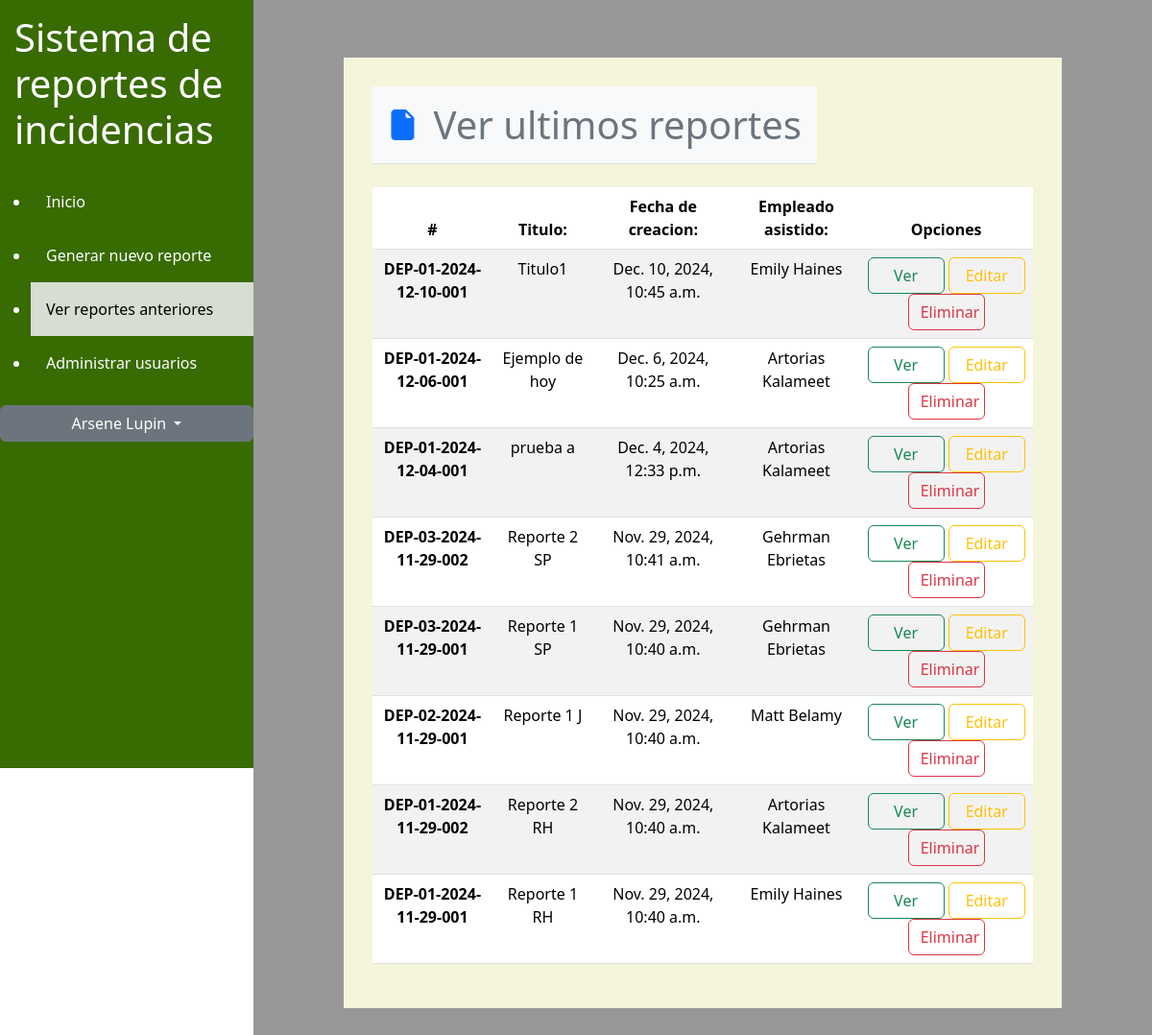
/viewReports/ (signed in), run on an earlier commit of the app's database.
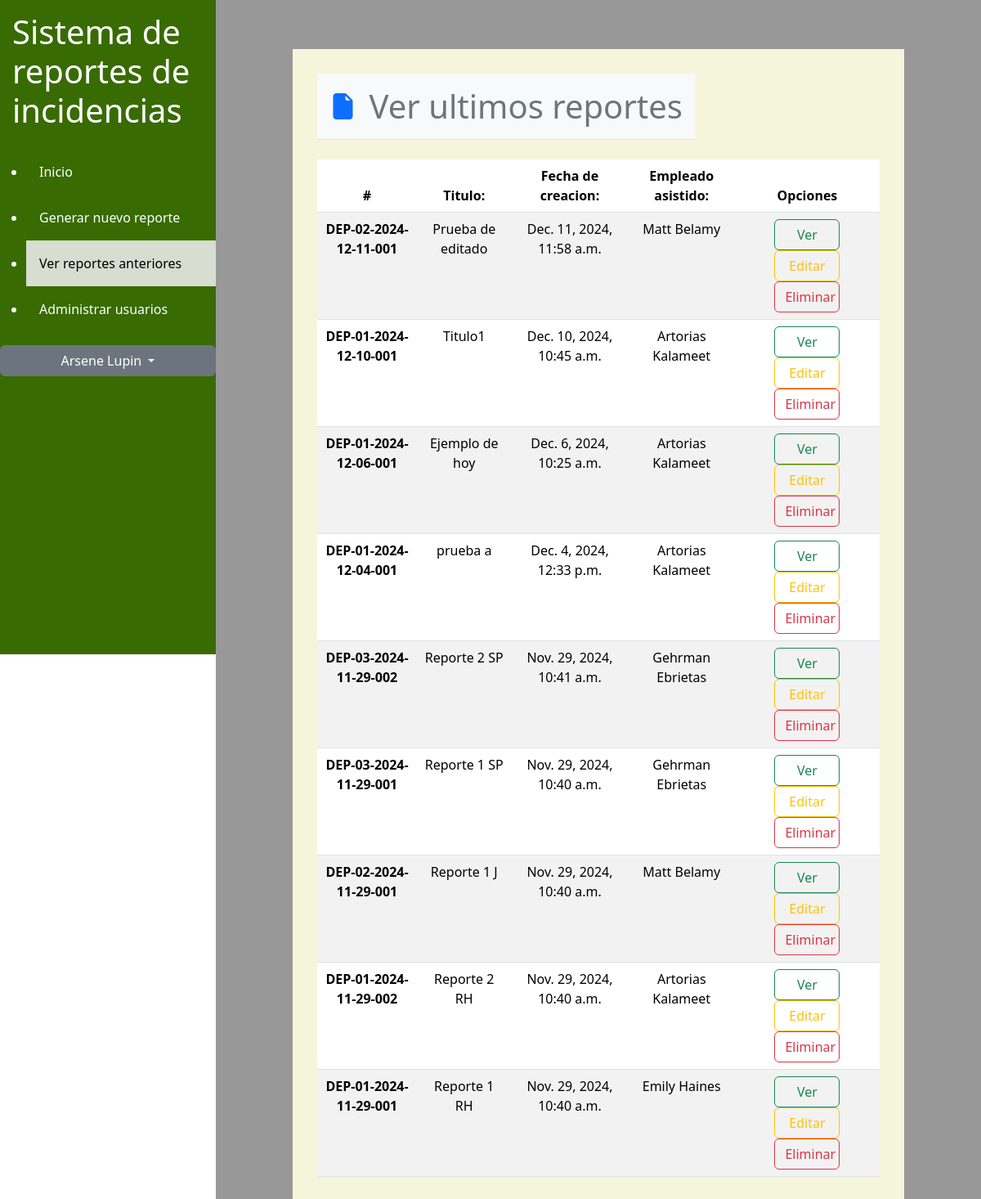
And on a later commit of the database.
### appIncidencias/models.py (models this page shows, shortened)
class Report(models.Model):
    title = models.CharField(max_length=50)
    summary = models.TextField()
    creation_date = models.DateTimeField(editable=False, default=datetime.now)
    tec_supp_emp = models.ForeignKey(settings.AUTH_USER_MODEL, on_delete=models.CASCADE)
    non_tec_emp = models.ForeignKey(Non_Tech_employee, on_delete=models.CASCADE)
    resolution_time = models.DurationField(null=True, blank=True, help_text="Duración que tomó resolver la incidencia")
    id = models.CharField(max_length=50, primary_key=True, editable=False)

class Non_Tech_employee(models.Model):
    pile_name = models.CharField(max_length=30)
    sur_name = models.CharField(max_length=30)
    department = models.ForeignKey(Department, on_delete=models.CASCADE)
    id = models.CharField(max_length=20, primary_key=True, editable=False)
    def __str__(self):
        return f"{self.pile_name} {self.sur_name}"

### appIncidencias/views.py (the view, shortened to what this page needs)
# urls.py: path('viewReports/', view_reports, name='viewReports'),
@login_required
def view_reports(request):
    if request.method == 'POST' and 'delete_report_id' in request.POST:
        report_id = request.POST['delete_report_id']
        report = get_object_or_404(Report, id=report_id)
        report.delete()
        return JsonResponse({'success': True})
    reports = Report.objects.all().order_by('-creation_date')[:10]
    context = {
        'reports': reports,
        'departments': Department.objects.all(),
        'employees': Non_Tech_employee.objects.all(),
    }
    return render(request, 'core/viewReports.html', context)

### appIncidencias/models.py (called while the page is built)
    def __str__(self):
        return self.dep_name

    def __str__(self):
        return f"{self.pile_name} {self.sur_name}"

### appIncidencias/templates/core/viewReports.html (shortened to what this page needs)
<!DOCTYPE html>
<html lang="es">
<head>
    <link rel="stylesheet" href="https://cdn.jsdelivr.net/npm/bootstrap-icons@1.11.3/font/bootstrap-icons.min.css">
    {% load bootstrap5 %}
    {% bootstrap_css %}
    {% load static %}
</head>
<body>
    <div class="left-menu">
        <h1>Sistema de reportes de incidencias</h1>
        <ul>
            <li><a href="{% url 'home' %}">Inicio</a></li>
            <li><a href="{% url 'addReports' %}">Generar nuevo reporte</a></li>
            <li><a class="active">Ver reportes anteriores</a></li>
            {% if user.is_admin %} <li><a href="{% url 'userManagment' %}">Administrar usuarios</a></li>{% endif %}
        </ul>
        <div class="btn-group dropright" style="width: 100%;">
            <button type="button" id="user-name" class="btn btn-secondary dropdown-toggle" data-bs-toggle="dropdown"
                aria-expanded="false" style="width: 100%;">
                {{ user }}
            </button>
        </div>
    </div>
    <div class="background-container">
        <div class="main-container">
            <div class="bg-light p-3 mb-4 border-bottom" style="display: inline-flex; align-items: center;">
                <i class="bi bi-file-earmark-fill me-3 text-primary" style="font-size: 2rem;"></i>
                <h1 class="m-0 text-secondary">Ver ultimos reportes</h1>
            </div>
            <table class="table table-striped" name="reports">
                <thead>
                    <tr>
                        <th scope="col">#</th>
                        <th scope="col">Titulo:</th>
                        <th scope="col">Fecha de creacion:</th>
                        <th scope="col">Empleado asistido:</th>
                        <th scope="col">Opciones</th>
                    </tr>
                </thead>
                <tbody>
                    {% for x in reports %}
                    <tr>
                        <th scope="row">{{x.id}}</th>
                        <td>{{x.title}}</td>
                        <td>{{x.creation_date}}</td>
                        <td>{{x.non_tec_emp}}</td>
                        <td><button type="button" class="btn btn-outline-success" data-toggle="modal"
                                data-target="#viewReports" data-id="{{ x.id }}" data-title="{{ x.title }}"
                                data-user="{{x.tec_supp_emp}}" data-summary="{{ x.summary }}"
                                data-time="{{ x.resolution_time}}">Ver</button>
                            <button type="button" class="btn btn-outline-warning" id="EditReportBtn" data-toggle="modal"
                                data-target="#editReportsModal" data-id="{{ x.id }}" data-title="{{ x.title }}"
                                data-summary="{{ x.summary }}" data-user="{{ x.tec_supp_emp }}"
                                data-employee="{{x.non_tec_emp.id}}" data-time="{{ x.resolution_time }}">
                                Editar
                            </button>
                            <button type="button" class="btn btn-outline-danger" data-toggle="modal"
                                data-target="#eraseReports" data-id="{{x.id}}">Eliminar</button>
                        </td>
        </div>
        </tr>
        {% endfor %}
</body>
</html>

What changed in the data, as far as the page shows it:
added Report: id "DEP-02-2024-12-11-001", title "Prueba de editado", creation_date "Dec. 11, 2024, 11:58 a.m.", non_tec_emp "Matt Belamy"
changed Report "DEP-01-2024-12-10-001": non_tec_emp "Emily Haines" → "Artorias Kalameet"
